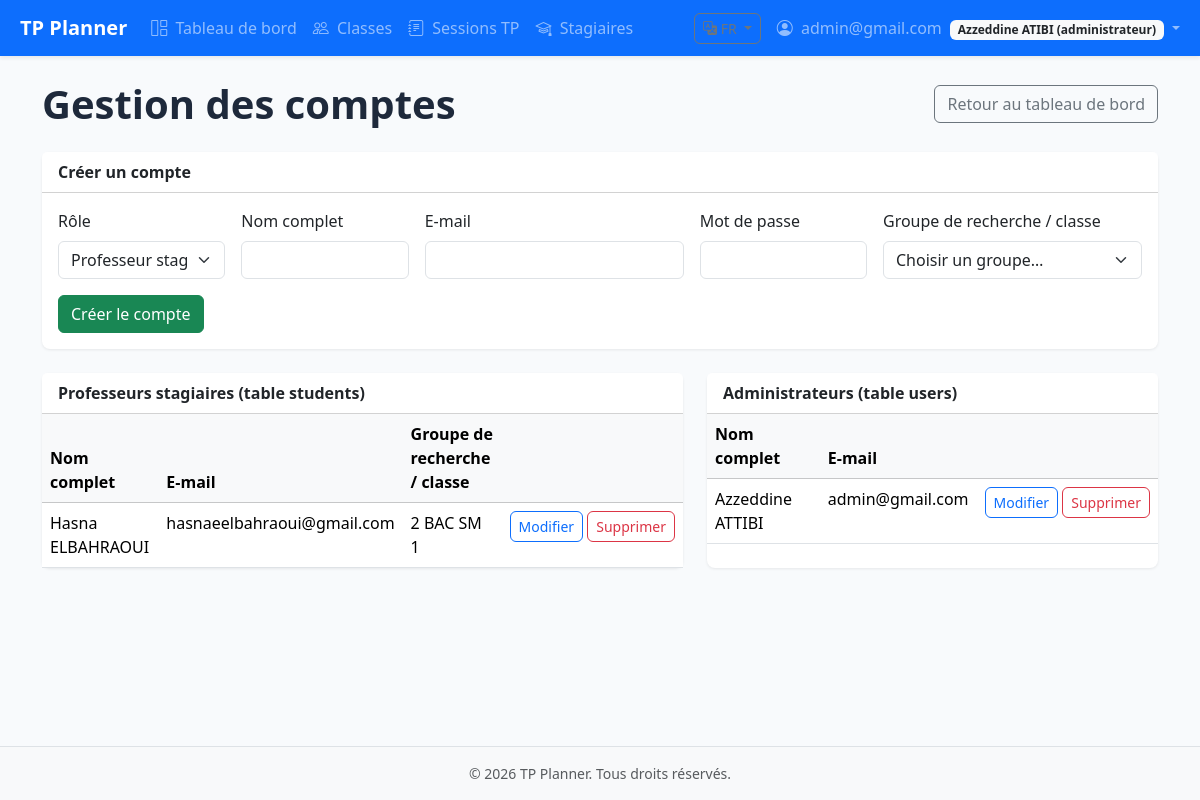
/sites/tp-planner/pages/stagiaires.php (signed in), run on the app's committed database.
### tables this page shows
CREATE TABLE `students` (
  `id` int NOT NULL AUTO_INCREMENT,
  `name` varchar(255) NOT NULL,
  `email` varchar(255) NOT NULL,
  `password` varchar(255) NOT NULL,
  `class_id` int NOT NULL,
  `created_at` timestamp NOT NULL DEFAULT CURRENT_TIMESTAMP,
  PRIMARY KEY (`id`),
  UNIQUE KEY `email` (`email`),
  KEY `idx_students_class` (`class_id`),
  CONSTRAINT `fk_students_class` FOREIGN KEY (`class_id`) REFERENCES `classes` (`id`)
);

CREATE TABLE `classes` (
  `id` int NOT NULL AUTO_INCREMENT,
  `name` varchar(100) NOT NULL,
  `teacher_id` int NOT NULL,
  `created_at` timestamp NOT NULL DEFAULT CURRENT_TIMESTAMP,
  PRIMARY KEY (`id`),
  KEY `teacher_id` (`teacher_id`),
  CONSTRAINT `classes_ibfk_1` FOREIGN KEY (`teacher_id`) REFERENCES `users` (`id`) ON DELETE CASCADE
);

CREATE TABLE `users` (
  `id` int NOT NULL AUTO_INCREMENT,
  `name` varchar(100) NOT NULL,
  `email` varchar(100) NOT NULL,
  `password` varchar(255) NOT NULL,
  `role` enum('admin') NOT NULL DEFAULT 'admin',
  `created_at` timestamp NOT NULL DEFAULT CURRENT_TIMESTAMP,
  PRIMARY KEY (`id`),
  UNIQUE KEY `email` (`email`)
);

### sites/tp-planner/includes/i18n.php (called while the page is built, shortened)
<?php
function get_ui_lang(): string {
    $l = $_SESSION['ui_lang'] ?? 'fr';
    return in_array($l, I18N_ALLOWED, true) ? $l : 'fr';
}
function t(string $key): string {
    $lang = get_ui_lang();
    $dict = $GLOBALS['I18N_STRINGS'][$lang] ?? [];
    if (isset($dict[$key])) {
        return $dict[$key];
    }
    $fallback = $GLOBALS['I18N_STRINGS']['en'][$key] ?? $key;
    return $fallback;
}

### sites/tp-planner/includes/functions.php (called while the page is built, shortened)
<?php
function db_table_exists(mysqli $conn, string $table): bool {
    $t = $conn->real_escape_string($table);
    $r = $conn->query("SHOW TABLES LIKE '$t'");
    return $r && $r->num_rows > 0;
}
function db_table_has_column(mysqli $conn, string $table, string $column): bool {
    $c = $conn->real_escape_string($column);
    $r = $conn->query("SHOW COLUMNS FROM `$table` LIKE '$c'");
    return $r && $r->num_rows > 0;
}
function students_table_ready(mysqli $conn): bool {
    if (!db_table_exists($conn, 'students')) {
        return false;
    }
    foreach (['name', 'email', 'password', 'class_id'] as $col) {
        if (!db_table_has_column($conn, 'students', $col)) {
            return false;
        }
    }
    return true;
}
function escape($str) {
    return htmlspecialchars($str ?? '', ENT_QUOTES, 'UTF-8');
}
?>

### sites/tp-planner/pages/stagiaires.php (the view, shortened to what this page needs)
<?php
$conn = getDB();
$schemaOk = students_table_ready($conn);
$classes = [];
$cq = $conn->query('SELECT id, name FROM classes ORDER BY name');
if ($cq) {
    $classes = $cq->fetch_all(MYSQLI_ASSOC);
}
$trainees = [];
$admins = [];
if ($schemaOk) {
    $q = $conn->query("
        SELECT s.id, s.name, s.email, s.class_id, c.name AS class_name, 'students' AS account_type
        FROM students s
        LEFT JOIN classes c ON c.id = s.class_id
        ORDER BY s.name
    ");
    if ($q) {
        $trainees = $q->fetch_all(MYSQLI_ASSOC);
    }
    $q2 = $conn->query("
        SELECT u.id, u.name, u.email, 'users' AS account_type
        FROM users u
        WHERE u.role = 'admin'
        ORDER BY u.name
    ");
    if ($q2) {
        $admins = $q2->fetch_all(MYSQLI_ASSOC);
    }
}
require_once dirname(__DIR__) . '/includes/header.php';
require_once dirname(__DIR__) . '/includes/navbar.php';
?>
<main class="container py-4">
    <div class="d-flex flex-wrap justify-content-between align-items-center gap-2 mb-4">
        <h1 class="page-title mb-0"><?= escape(t('stagiaires.title')) ?></h1>
        <a href="<?= APP_URL ?>/pages/dashboard.php" class="btn btn-outline-secondary"><?= escape(t('stagiaires.back_dashboard')) ?></a>
    </div>
    <div class="card mb-4">
        <div class="card-header bg-white"><strong><?= escape(t('stagiaires.add_title')) ?></strong></div>
        <div class="card-body">
            <form method="post" class="row g-3" id="addAccountForm">
                <div class="col-md-2">
                    <label class="form-label"><?= escape(t('stagiaires.role_label')) ?></label>
                    <select name="add_role" class="form-select" id="addRoleSelect" <?= $schemaOk ? '' : 'disabled' ?>>
                        <option value="trainee_teacher"><?= escape(t('role.trainee_teacher')) ?></option>
                    </select>
                </div>
                <div class="col-md-2">
                    <label class="form-label"><?= escape(t('register.name')) ?></label>
                    <input type="text" name="add_name" class="form-control" required <?= $schemaOk ? '' : 'disabled' ?>>
                </div>
                <div class="col-md-3">
                    <label class="form-label"><?= escape(t('register.email')) ?></label>
                    <input type="email" name="add_email" class="form-control" required <?= $schemaOk ? '' : 'disabled' ?>>
                </div>
                <div class="col-md-2">
                    <label class="form-label"><?= escape(t('register.password')) ?></label>
                    <input type="password" name="add_password" class="form-control" required minlength="8" autocomplete="new-password" <?= $schemaOk ? '' : 'disabled' ?>>
                </div>
                <div class="col-md-3 add-class-wrap">
                    <label class="form-label"><?= escape(t('register.class_label')) ?></label>
                    <select name="add_class_id" class="form-select" <?= (empty($classes) || !$schemaOk) ? 'disabled' : '' ?>>
                        <option value=""><?= escape(t('register.class_placeholder')) ?></option>
                    </select>
                </div>
                <div class="col-12">
                    <button type="submit" class="btn btn-success" <?= !$schemaOk ? 'disabled' : '' ?>><?= escape(t('stagiaires.add_submit')) ?></button>
                </div>
            </form>
        </div>
    </div>
    <div class="row g-4">
        <div class="col-lg-7">
            <div class="card h-100">
                <div class="card-header bg-white"><strong><?= escape(t('stagiaires.list_trainees')) ?></strong></div>
                <div class="card-body p-0">
                    <?php if (!$schemaOk): ?>
                        <p class="p-3 text-muted mb-0"><?= escape(t('register.err_schema')) ?></p>
                    <?php elseif (empty($trainees)): ?>
                        <p class="p-3 text-muted mb-0"><?= escape(t('stagiaires.empty')) ?></p>
                    <?php else: ?>
                        <div class="table-responsive">
                            <table class="table table-hover mb-0">
                                <thead class="table-light">
                                    <tr>
                                        <th><?= escape(t('register.name')) ?></th>
                                        <th><?= escape(t('register.email')) ?></th>
                                        <th><?= escape(t('register.class_label')) ?></th>
                                        <th></th>
                                    </tr>
                                </thead>
                                <tbody>
                                    <?php foreach ($trainees as $r): ?>
                                        <tr>
                                            <td><?= escape($r['name'] ?? '') ?></td>
                                            <td><?= escape($r['email'] ?? '') ?></td>
                                            <td><?= escape($r['class_name'] ?? '—') ?></td>
                                            <td class="text-end text-nowrap">
                                                <a class="btn btn-sm btn-outline-primary" href="<?= APP_URL ?>/pages/stagiaires.php?edit=<?= (int) $r['id'] ?>&type=students"><?= escape(t('stagiaires.btn_edit')) ?></a>
                                                <form method="post" class="d-inline" onsubmit="return confirm('<?= escape(t('stagiaires.confirm_delete')) ?>');">
                                                    <button type="submit" class="btn btn-sm btn-outline-danger"><?= escape(t('stagiaires.btn_delete')) ?></button>
                                                </form>
                                            </td>
                                        </tr>
                                    <?php endforeach; ?>
                                </tbody>
                            </table>
                        </div>
                    <?php endif; ?>
                </div>
            </div>
        </div>
        <div class="col-lg-5">
            <div class="card h-100">
                <div class="card-header bg-white"><strong><?= escape(t('stagiaires.list_admins')) ?></strong></div>
                <div class="card-body p-0">
                    <?php if (empty($admins)): ?>
                        <p class="p-3 text-muted mb-0"><?= escape(t('stagiaires.empty_admins')) ?></p>
                    <?php else: ?>
                        <div class="table-responsive">
                            <table class="table table-hover mb-0">
                                <thead class="table-light">
                                    <tr>
                                        <th><?= escape(t('register.name')) ?></th>
                                        <th><?= escape(t('register.email')) ?></th>
                                        <th></th>
                                    </tr>
                                </thead>
                                <tbody>
                                    <?php foreach ($admins as $r): ?>
                                        <tr>
                                            <td><?= escape($r['name'] ?? '') ?></td>
                                            <td><?= escape($r['email'] ?? '') ?></td>
                                            <td class="text-end text-nowrap">
                                                <a class="btn btn-sm btn-outline-primary" href="<?= APP_URL ?>/pages/stagiaires.php?edit=<?= (int) $r['id'] ?>&type=users"><?= escape(t('stagiaires.btn_edit')) ?></a>
                                                <form method="post" class="d-inline" onsubmit="return confirm('<?= escape(t('stagiaires.confirm_delete')) ?>');">
                                                    <button type="submit" class="btn btn-sm btn-outline-danger"><?= escape(t('stagiaires.btn_delete')) ?></button>
                                                </form>
                                            </td>
                                        </tr>
                                    <?php endforeach; ?>
                                </tbody>
                            </table>
                        </div>
                    <?php endif; ?>
                </div>
            </div>
        </div>
    </div>
</main>
<?php require_once dirname(__DIR__) . '/includes/footer.php'; ?>

### sites/tp-planner/assets/css/style.css (style rules this page uses)
:root { --tp-primary: #0d6efd; --tp-primary-dark: #0a58ca; --tp-success: #198754; --tp-warning: #ffc107; --tp-danger: #dc3545; --sidebar-width: 260px; }
body { font-family: 'Segoe UI', system-ui, sans-serif; background-color: #f8fafc; }
.card { border: none; border-radius: 0.5rem; box-shadow: 0 1px 3px rgba(0,0,0,.08); transition: box-shadow .2s, transform .2s; }
.btn { border-radius: 0.375rem; }
.page-title { font-weight: 600; color: #1e293b; }

### data on the page
students: name "Hasna ELBAHRAOUI", email "hasnaeelbahraoui@gmail.com", class.name "2 BAC SM 1"
users: name "Azzeddine ATTIBI", email "admin@gmail.com"

### other printed values
APP_NAME "TP Planner"
t('nav.dashboard') "Tableau de bord"
t('nav.classes') "Classes"
t('nav.tp_sessions') "Sessions TP"
t('nav.stagiaires') "Stagiaires"
$_SESSION['username'] "admin@gmail.com"
format_role_label($_SESSION['role'] ?? null) "Azzeddine ATIBI (administrateur)"
t('stagiaires.title') "Gestion des comptes"
t('stagiaires.back_dashboard') "Retour au tableau de bord"
t('stagiaires.add_title') "Créer un compte"
t('stagiaires.role_label') "Rôle"
t('register.name') "Nom complet"
t('register.email') "E-mail"
t('register.password') "Mot de passe"
t('register.class_label') "Groupe de recherche / classe"
